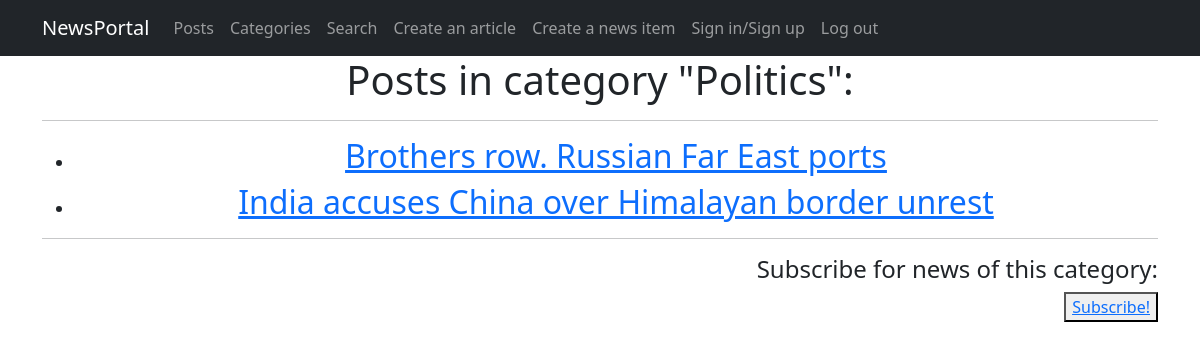
Page /news_portal/categories/Politics on the earlier database version.
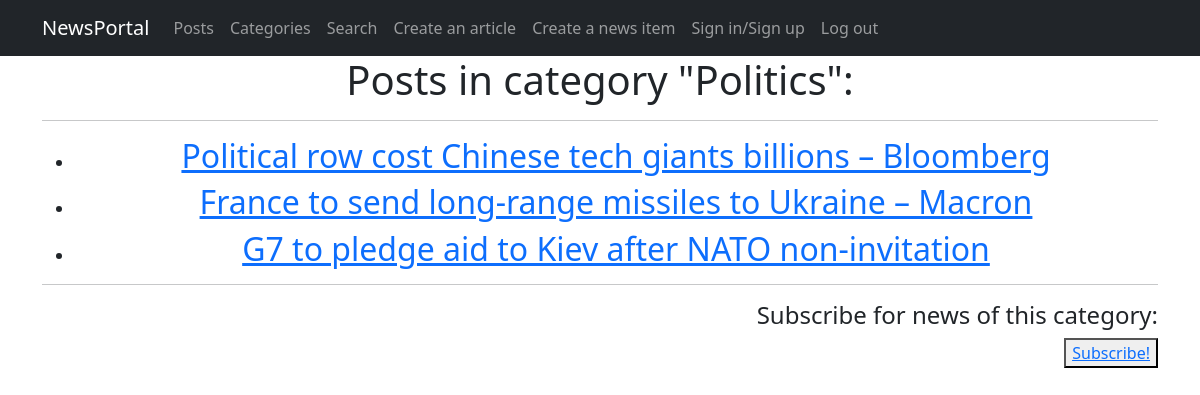
Same page on the later database version.
### news_portal/models.py (models this page shows, shortened)
class Post(models.Model):
    post_type = models.CharField(max_length=2, choices=POST_TYPE, default=article)
    post_pub_date = models.DateTimeField(auto_now_add=True)
    post_header = models.CharField(max_length=255, null=False)
    post_text = models.TextField(null=False)
    post_rating = models.SmallIntegerField(default=0)
    post_auth = models.ForeignKey(Author, on_delete=models.CASCADE)
    post_cat = models.ManyToManyField(Category, through='PostCategory')
    def get_url(self):
        return reverse('post_detail', args=[self.id])

### news_portal/views.py (the view)
# urls.py: path('categories/<str:category>', views.category, name='category'),
def category(request, category: int):
    category = get_object_or_404(Category, cat_name=category)
    return render(request, 'category.html', {'category': category})

### news_portal/models.py (called while the page is built)
    def __str__(self):
        return f'{self.cat_name}'

### news_portal/templatetags/custom_filters.py (called while the page is built)
@register.filter()
def censor(value):
    censored_words = ['ass', 'bitch', 'cock', 'fuck']
    cen_text = value.split()
    for i in censored_words:
        for words in cen_text:
            if i in words:
                psn_in_text = cen_text.index(words)
                cen_text.remove(words)
                cen_text.insert(psn_in_text, i[0] + '*' * (len(i)-1))
    return " ".join(cen_text)

### templates/category.html (shortened to what this page needs)
{% extends 'fpages/default.html' %}
{% load custom_filters %}!
{% block content %}
<h1> Posts in category "{{ category }}": </h1>
<hr>
<ul>
    {% for post in category.post_set.all %}
    <li><h2><a href="{{ post.get_url }}"> {{ post.post_header|censor }} </a></h2></li>
    {% endfor %}
</ul>
<hr>
    <h4 style="text-align: right;"> Subscribe for news of this category:</h4>
    <p style="text-align: right;"><button><a href="{% url 'add_subscriber' category.cat_name %}"><u> Subscribe! </u></a></button></p>
{% endblock content %}

Differences in the rows shown:
removed Post: post_header|censor "Brothers row. Russian Far East ports"
removed Post: post_header|censor "India accuses China over Himalayan border unrest"
added Post: post_header|censor "Political row cost Chinese tech giants billions – Bloomberg"
added Post: post_header|censor "France to send long-range missiles to Ukraine – Macron"
added Post: post_header|censor "G7 to pledge aid to Kiev after NATO non-invitation"
